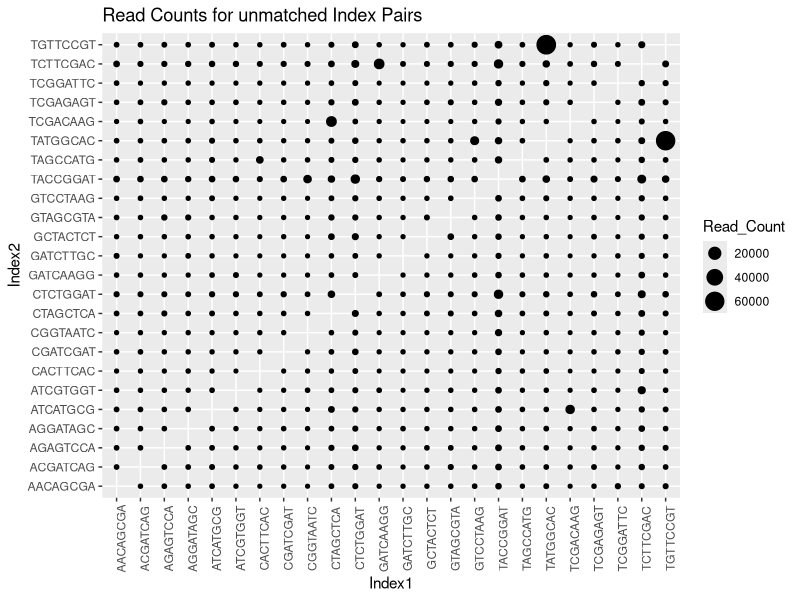

The R source for this figure:
## ---- chunk 1
Index_counts <- read.table('Formatted_sorted_indexes.txt', header = F, sep = ' ') # This file is included in Github; it is already sorted with the Index paired libraries at the top (rows 1-24) and the index hopped read counts below (25 on)

Swapped_Ind <- Index_counts[25:576,]
colnames(Swapped_Ind) <- c('Index1','Index2','Read_Count')
Swapped_Ind <- Swapped_Ind[order(Swapped_Ind$Index1),]
    
# Create a matrix of Ind1 v. Ind2:
library(reshape2)
mat <- data.frame(x=Swapped_Ind$Index1, y=Swapped_Ind$Index2, z=Swapped_Ind$Read_Count)
Ind_mat <- acast(mat, x~y, value.var = "z")

#Plot the Indexes against each other, with the size of the points indicating the number of reads that index pair included.
library(ggplot2)
ggplot(Swapped_Ind, aes(Index1, Index2, size=Read_Count)) +geom_point() + theme(axis.text.x = element_text(angle = 90))+ labs(title = "Read Counts for unmatched Index Pairs")

print(Index_counts[25:576,])
